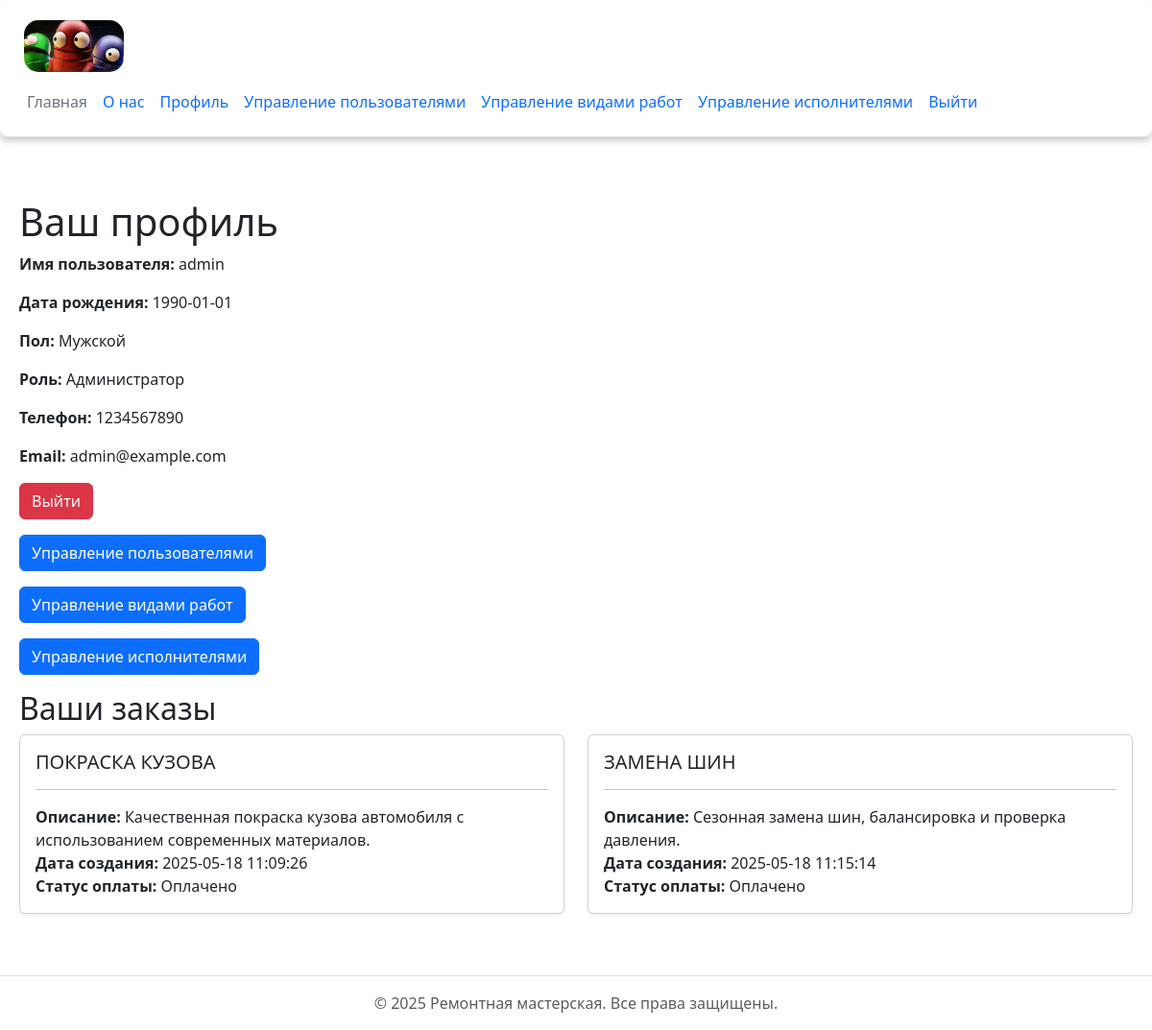
The app's page /profile (signed in) with its own data.
### config.py (models this page shows, shortened)
class User(db.Model, UserMixin):
    id = db.Column(db.Integer, primary_key=True)
    username = db.Column(db.String(80), unique=True, nullable=False)
    password_hash = db.Column(db.String(128), nullable=False)
    date_of_birth = db.Column(db.Date, nullable=False)
    gender = db.Column(db.String(10), nullable=False)
    role = db.Column(db.String(10), nullable=False, default='user')
    phone = db.Column(db.String(20), nullable=True)
    email = db.Column(db.String(120), unique=True, nullable=True)
    orders = db.relationship('Order', backref='customer', lazy=True)
    def is_admin(self):
        return self.role == 'admin'

class Order(db.Model):
    id = db.Column(db.Integer, primary_key=True)
    user_id = db.Column(db.Integer, db.ForeignKey('user.id'), nullable=False)
    work_type_id = db.Column(db.Integer, db.ForeignKey('work_type.id'), nullable=False)
    created_at = db.Column(db.DateTime, nullable=False, default=datetime.utcnow)
    is_paid = db.Column(db.Boolean, nullable=False, default=False)

class WorkType(db.Model):
    id = db.Column(db.Integer, primary_key=True)
    name = db.Column(db.String(100), nullable=False)
    description = db.Column(db.Text, nullable=True)
    orders = db.relationship('Order', backref='work_type', lazy=True)

### app.py (the view)
@app.route("/profile")
@login_required
def profile():
    orders = Order.query.filter_by(user_id=current_user.id).all()
    return render_template('profile.html', user=current_user, orders=orders)

### app.py (called while the page is built)
@login_manager.user_loader
def load_user(user_id):
    return User.query.get(int(user_id))

### templates/profile.html (shortened to what this page needs)
{% extends 'base.html' %}
{% block content %}
<h1>Ваш профиль</h1>
<p><strong>Имя пользователя:</strong> {{ user.username }}</p>
<p><strong>Дата рождения:</strong> {{ user.date_of_birth }}</p>
<p><strong>Пол:</strong>
    {% if user.gender == 'male' %}Мужской
    {% elif user.gender == 'female' %}Женский
    {% else %}Другой{% endif %}
</p>
<p><strong>Роль:</strong> {{ 'Администратор' if user.role == 'admin' else 'Пользователь' }}</p>
<p><strong>Телефон:</strong> {{ user.phone if user.phone else 'Не указан' }}</p>
<p><strong>Email:</strong> {{ user.email if user.email else 'Не указан' }}</p>
<p><a href="{{ url_for('logout') }}" class="btn btn-danger">Выйти</a></p>
{% if user.is_admin() %}
    <p><a href="{{ url_for('users') }}" class="btn btn-primary">Управление пользователями</a></p>
    <p><a href="{{ url_for('work_types') }}" class="btn btn-primary">Управление видами работ</a></p>
    <p><a href="{{ url_for('mechanics') }}" class="btn btn-primary">Управление исполнителями</a></p>
{% endif %}
<h2>Ваши заказы</h2>
{% if orders %}
    <div class="row g-4">
        {% for order in orders %}
        <div class="col-md-6">
            <div class="card h-100 shadow-sm">
                <div class="card-body">
                    <h5 class="card-title text-uppercase">{{ order.work_type.name }}</h5>
                    <hr class="title-divider">
                    <p class="card-text">
                        <strong>Описание:</strong> {{ order.work_type.description }}<br>
                        <strong>Дата создания:</strong> {{ order.created_at.strftime('%Y-%m-%d %H:%M:%S') }}<br>
                        <strong>Статус оплаты:</strong> {{ 'Оплачено' if order.is_paid else 'Не оплачено' }}
                    </p>
                </div>
            </div>
        </div>
        {% endfor %}
    </div>
{% else %}
    <p>У вас пока нет заказов.</p>
{% endif %}
{% endblock %}

### static/css/main.css (style rules this page uses)
body { margin: 0; }
*, *:before, *:after { box-sizing: border-box; }

### records on screen
User: username "admin", date_of_birth "1990-01-01", role "Администратор", phone "1234567890", email "admin@example.com"
Order: work_type.name "ПОКРАСКА КУЗОВА", work_type.description "Качественная покраска кузова автомобиля с использованием современных материалов.", created_at "2025-05-18 11:09:26", is_paid "Оплачено"
Order: work_type.name "ЗАМЕНА ШИН", work_type.description "Сезонная замена шин, балансировка и проверка давления.", created_at "2025-05-18 11:15:14", is_paid "Оплачено"
